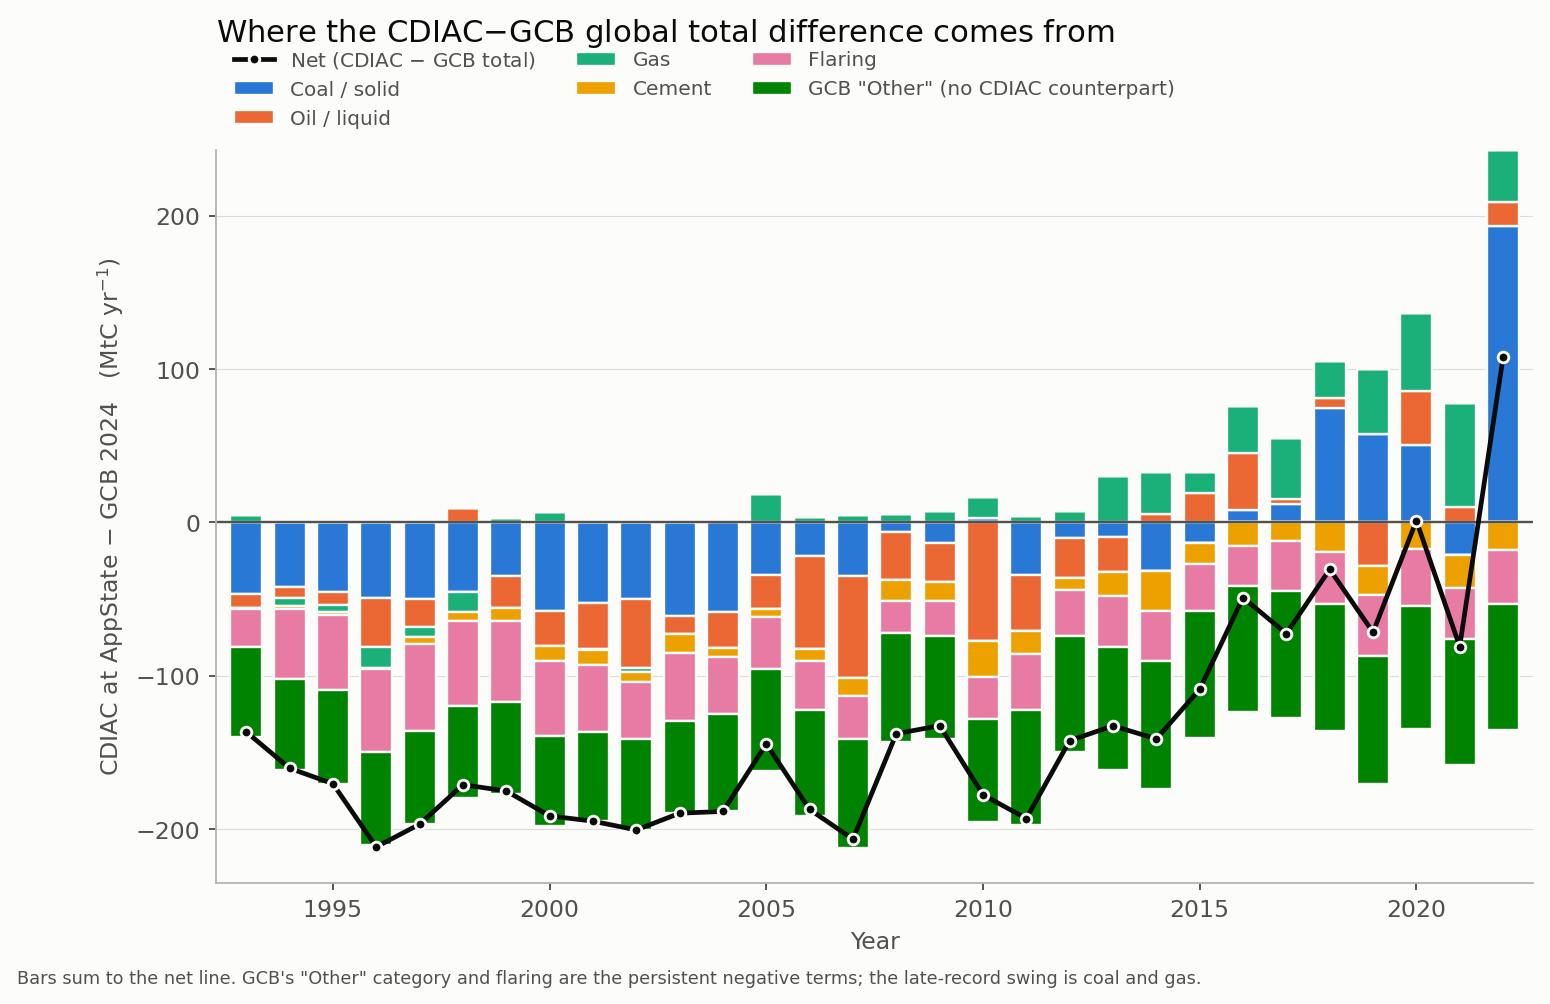

Reproduce this figure in Python.
"""Where the CDIAC-at-AppState minus GCB2024 global total difference comes from.

Stacked contribution of each emitting category to the annual global difference
(CDIAC at AppState - GCB 2024), MtC/yr.  Categories are as reported by each
source: coal/solid, oil/liquid, gas, cement, flaring, plus GCB's "Other"
(non-cement industrial process CO2), which has no CDIAC counterpart.
"""
import openpyxl
import numpy as np
import matplotlib
matplotlib.use("Agg")
import matplotlib.pyplot as plt

import os as _os
_HERE = _os.path.dirname(_os.path.abspath(__file__))
_ROOT = _os.path.dirname(_HERE)
GCB_XLSX = _os.path.join(_ROOT, "inputs", "Global_Carbon_Budget_2024_v1.0-2.xlsx")
CDIAC_XLSX = _os.path.join(_ROOT, "inputs", "31449082", "global.1750_2022.xlsx")
OUT = _os.path.join(_HERE, "gcb_vs_cdiac_decomp.png")
Y0, Y1 = 1993, 2022

CATS = ["coal", "oil", "gas", "cement", "flaring", "other"]
LABEL = {"coal": "Coal / solid", "oil": "Oil / liquid", "gas": "Gas", "cement": "Cement",
         "flaring": "Flaring", "other": 'GCB "Other" (no CDIAC counterpart)'}
COLOR = {"coal": "#2a78d6", "oil": "#eb6834", "gas": "#1baf7a", "cement": "#eda100",
         "flaring": "#e87ba4", "other": "#008300"}
SURF, INK, INK2, MUTED = "#fcfcfb", "#0b0b0b", "#52514e", "#b8b7b0"

ws = openpyxl.load_workbook(GCB_XLSX, read_only=True, data_only=True)["Fossil Emissions by Category"]
gcb = {r[0]: dict(zip(["total"] + CATS, r[1:8]))
       for r in ws.iter_rows(min_row=10, max_col=8, values_only=True)
       if isinstance(r[0], (int, float)) and r[0] >= 1959 and r[1] is not None}
ws = openpyxl.load_workbook(CDIAC_XLSX, read_only=True, data_only=True)["Sheet1"]
cd = {r[0]: dict(zip(["total"] + CATS[:5], r[1:7]))
      for r in ws.iter_rows(min_row=2, max_col=7, values_only=True)
      if isinstance(r[0], (int, float)) and r[0] >= Y0}

yrs = np.array([y for y in range(Y0, Y1 + 1) if y in gcb and y in cd])
diff = {c: np.array([(cd[y].get(c) or 0) - (gcb[y].get(c) or 0) for y in yrs], float) for c in CATS}
total = np.array([cd[y]["total"] - gcb[y]["total"] for y in yrs], float)

fig, ax = plt.subplots(figsize=(10, 5.6))
fig.patch.set_facecolor(SURF)
ax.set_facecolor(SURF)
ax.grid(True, axis="y", color=MUTED, lw=0.5, alpha=0.45)
ax.set_axisbelow(True)
for s in ("top", "right"):
    ax.spines[s].set_visible(False)
for s in ("left", "bottom"):
    ax.spines[s].set_color(MUTED)
ax.tick_params(colors=INK2, length=3)

pos = np.zeros_like(yrs, float)
neg = np.zeros_like(yrs, float)
for c in CATS:
    v = diff[c]
    up, dn = np.clip(v, 0, None), np.clip(v, None, 0)
    ax.bar(yrs, up, bottom=pos, color=COLOR[c], width=0.74, label=LABEL[c],
           edgecolor=SURF, linewidth=1.0)
    ax.bar(yrs, dn, bottom=neg, color=COLOR[c], width=0.74,
           edgecolor=SURF, linewidth=1.0)
    pos += up
    neg += dn

ax.axhline(0, color=INK2, lw=1.0)
ax.plot(yrs, total, color=INK, lw=2.0, marker="o", ms=4.5,
        markerfacecolor=INK, markeredgecolor=SURF, markeredgewidth=1.2,
        label="Net (CDIAC $-$ GCB total)", zorder=5)

ax.set_ylabel("CDIAC at AppState $-$ GCB 2024   (MtC yr$^{-1}$)", color=INK2, fontsize=10)
ax.set_xlabel("Year", color=INK2, fontsize=10)
ax.set_title("Where the CDIAC$-$GCB global total difference comes from",
             color=INK, fontsize=13, loc="left", pad=46)
ax.legend(frameon=False, fontsize=8.5, ncol=3, loc="lower left",
          bbox_to_anchor=(0.0, 1.005), labelcolor=INK2)
ax.set_xlim(yrs[0] - 0.7, yrs[-1] + 0.7)

fig.text(0.008, 0.005,
         "Bars sum to the net line. GCB's \"Other\" category and flaring are the persistent "
         "negative terms; the late-record swing is coal and gas.", color=INK2, fontsize=7.5)
fig.savefig(OUT, dpi=170, bbox_inches="tight", facecolor=SURF)
print("wrote", OUT)

print(f"\nmean contribution {yrs[0]}-{yrs[-1]} (MtC/yr), and {yrs[-1]} value:")
for c in CATS:
    print(f"  {LABEL[c]:34s} {diff[c].mean():+7.1f}   {yrs[-1]} {diff[c][-1]:+7.0f}")
print(f"  {'NET':34s} {total.mean():+7.1f}   {yrs[-1]} {total[-1]:+7.0f}")
